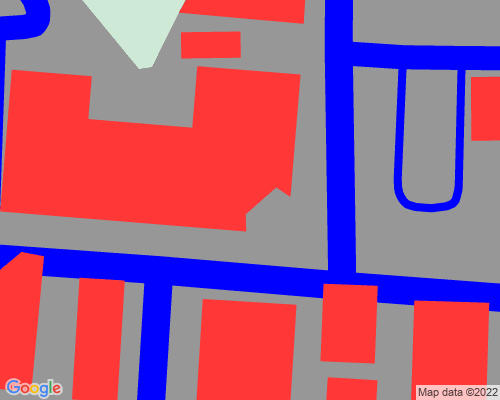
#> input picture sample3.png, 500 x 400 px, found by its file name
$ jupyter execute --allow-errors RayMasking_Atharva.ipynb
#> lines starting #> are read from the running program, lines starting #| are printed output that depends on the picture; after the words box and inside, x2 and y2 are one past the last pixel; in counts of white or black regions, pixels touching at a corner belong together
[cell 1]
import cv2
import math
from win32api import GetSystemMetrics
import time
import numpy as np
import os

#NEVER USE NP.ADD always use CV2.BITWISE_OR

[cell 2]
imagePath = 'Images'
# Image path
imageName = "sample3.PNG"
imagePath = os.path.join(imagePath,imageName)
#road detection works better with images where the scale is smaller per unit pixel
#(screen distance = lesser real world distance)
#It also works better with a different style of image

theta = (66.75*math.pi)/180    #diagonal angle FOV of camera (GIVEN!!)
phi = 2*math.atan(0.8*math.tan(theta/2))  #angle of view larger side of camera resolution (4 in 4:3)
omega = 2*math.atan(0.6*math.tan(theta/2))     #angle of view larger side of camera resolution (3 in 4:3)
alpha = (75*math.pi)/180   #set later on in the code based on the height of the camera [angle of camera from negative z axis]

# read image
img = cv2.imread(imagePath)
#> img is the input picture: shape (400, 500, 3); mean B, G, R 133.2, 94.1, 167.6

mountingPoints = []
scalePoints = []
quadPoints = [[-1,-1],[-1,-1],[-1,-1]]

Steps to do test/implement ray masking
1. Plot out viewing quadrilateral
2. Plot out mounting point
3. Mask out for building contours
4. Find corners of building contours

Taking the nearest corner, find the slope of the line joining the mounting point and this nearest corner. Find the intersection point of this line and the farthest edge of the quadrilateral (What if farthest edge is out of bounds ??)

[cell 3]
class Point:
    def __init__(self, x, y):
        self.x = x
        self.y = y

[cell 4]
# [14 lines left out: function selectFarthestPoint, not called in this run]

[cell 5]
def getBorderContour_text(img):
#function runs only once
#using new bgr values for the new image in low red.

    img_c = img.copy()
    # Upper and lower color limit customized for snazzy maps
    low_red = (55, 55, 255)
    high_yellow = (242,251,256)

    low_gray = (241,241,241)
    high_gray = (244,243,241)

    # create masks
    red_mask = cv2.inRange(img, low_red, low_red )

    # combine masks
    kernel = np.ones((3,3), dtype=np.uint8)
    combined_mask = cv2.morphologyEx(red_mask, cv2.MORPH_DILATE,kernel)

    blank = np.zeros(img.shape, dtype='uint8')

    masked = cv2.bitwise_and(img,img,mask=combined_mask)

    # findcontours
    cnts=cv2.findContours(combined_mask, cv2.RETR_EXTERNAL, cv2.CHAIN_APPROX_SIMPLE)
    cnts = cnts[0] if len(cnts) == 2 else cnts[1]
    for c in cnts:
        # cv2.drawContours(img, [c], -1, (255,0,255), thickness=1)
        area = cv2.contourArea(c)
        if(area>200):
            for eps in np.linspace(0.001, 0.01, 10):
                # approximate the contour
                peri = cv2.arcLength(c, True)
                approx = cv2.approxPolyDP(c, eps * peri, True)

            # draw the approximated contour on the image
            cv2.drawContours(blank, [approx], -1, (255,255,255), thickness=1)
            # cv2.drawContours(blank, [c], -1, 255, thickness=1)


    # cv2.imshow("image",img)
    # cv2.waitKey(0)

    return blank, masked

[cell 6]
# [8 lines left out: function click_MountingnScale_points, not called in this run]

[cell 7]
def getCorners(buildingBorderMask, quadPts, blocksize=3):

    # ~~~~~~~~~~~~~ #
    # for obtaining corners for ray masking
    # ~~~~~~~~~~~~~ #

    # Mask may have 3 layers
    operatedImage = cv2.cvtColor(buildingBorderMask, cv2.COLOR_BGR2GRAY)

    # uncomment if you feel image is noisy (not needed)
    # operatedImage = cv2.fastNlMeansDenoisingColored(operatedImage,None,10,10,7,21)

    # modify the data type -- setting to 32-bit floating point
    operatedImage = np.float32(operatedImage)

    # apply the cv2.cornerHarris method to detect the corners with appropriate values as input parameters
    # increase the second parameter ~ blocksize to get more of the corner shape out
    dest = cv2.cornerHarris(operatedImage, blocksize, 5, 0.07)

    # Results are marked through the dilated corners
    dest = cv2.dilate(dest, None)

    # a mask of all corners of the building contours
    cornerMask = np.zeros(buildingBorderMask.shape, dtype='uint8')
    cornerMask[dest > 0.01 * dest.max()]=[255, 255, 255]

    # Make a gray scale mask of quadilateral area
    quadMask = np.zeros(buildingBorderMask.shape[:2], dtype='uint8')
    polyPts = np.array( quadPts ,dtype=np.int32)
    polyPts = polyPts.reshape((-1, 1, 2))
    quadMask = cv2.fillPoly(quadMask, pts=[polyPts],color=255)

    # a mask of all corners in quadilateral only
    cornerMask = cv2.bitwise_and(cornerMask,cornerMask,mask=quadMask)

    return cornerMask

[cell 8]
def findClusterCenters(img, excludedCornerPoints = []):

    corner_centers = []

    onePixCornerMask = np.zeros(img.shape[:2], dtype='uint8')
    # blank_copy = blank.copy()

    white_mask = np.zeros(img.shape, dtype = 'uint8')

    if(len(img.shape)==3):
        white_mask = cv2.inRange(img, (255,255,255), (255,255,255))
    else:
        white_mask = cv2.inRange(img, 255, 255)


    # combine masks
    kernel = np.ones((3,3), dtype=np.uint8)
    combined_mask = cv2.morphologyEx(white_mask, cv2.MORPH_DILATE,kernel)


    cnts=cv2.findContours(combined_mask, cv2.RETR_EXTERNAL, cv2.CHAIN_APPROX_SIMPLE)
    cnts = cnts[0] if len(cnts) == 2 else cnts[1]
    for i in cnts:
        M = cv2.moments(i)
        if M['m00'] != 0:
            cx = int(M['m10']/M['m00'])
            cy = int(M['m01']/M['m00'])
        # print(f"center - {cx},{cy}")
        if([cx,cy] not in excludedCornerPoints):
            onePixCornerMask[cy,cx] = 255
            # cv2.circle(onePixCornerMask, (cx, cy), 1, (255, 255, 255), -1)
            corner_centers.append([cx,cy])


    return corner_centers, onePixCornerMask

[cell 9]
# [32 lines left out: function getCorners_w_exclude, not called in this run]

[cell 10]
# [4 lines left out: function rangeCheck, not called in this run]

[cell 11]
# [24 lines left out: function cornerCheck, not called in this run]

[cell 12]
# [31 lines left out: function cornerInclude, not called in this run]

[cell 13]
# [31 lines left out: function pointGen, not called in this run]

[cell 14]
# [23 lines left out: function drawLine, not called in this run]

[cell 15]
# [5 lines left out: function outOfBoundsCheck, not called in this run]

##### Step 1: Detect all corners in the image and mask out the view quadrilateral.. to get point only in the interior of the quad\n
##### Step 2: Mask out the view quadrilateral in the original img and then run corner detection.. to get all points interior and on edge
##### Step 3: Loop through every line of every contour inside quad
##### Step 4: For each line AND it with the interior corner points
##### Step 5: Isolate the points and their coordinates that intersect with the contour line
##### Step 6: Get the slope from the mounting point to those interior corners
##### Step 7: Drop a line from the interior corners to edge of image on a quad mask so you dont have to find intersection point with further edge
##### Step 8: Fill the quadrilateral made by the line contour, the lines from interior corners or the view quad side wall and the view quad further wall
##### Step 9: OR all the quadrilateral generated inside the loop on the view quad mask

[cell 16]
## COLLECT MOUNTING POINTS

# read and display image
img = cv2.imread(imagePath)
cv2.imshow("img",img)

# right click = view quadilateral (4+)
# left click = mounting point (1)
cv2.setMouseCallback('img', click_MountingnScale_points)
# [5 lines of commented-out code are left out]


cv2.waitKey(0)
cv2.destroyAllWindows()

[cell 17]
scaleConst = 20 # for the below pixel distance, this represent
scalePoints = [(302, 373), (464, 373)]
# Get mounting points from building borders
# mountingPoints = get_MP_FromBuildings_ButAlsoText(img)

# Pixel distance of scale in image
# actual distance(m) = (scale constant)*(obtained magnitude)/scale
scale = abs(math.sqrt(pow(scalePoints[0][0] - scalePoints[1][0],2) + pow(scalePoints[0][1] - scalePoints[1][1],2)))

# heights = [x*0.1 for x in range(30,60)] #average height of light poles is 9 to 14 feet ~ 4.2m max
heights = [h*0.1 for h in range(30, 60)]    #3m to 6m
# Converting height in meter array to height in pixel array
heightPix = [h*scale/scaleConst for h in heights]

[cell 18]
# angle of camera from negative of vertical axisS
img = cv2.imread(imagePath)
alpha = 50
ALPHA = alpha*math.pi/180

for mountingPoint in mountingPoints:
    for beta in range (0,30, 10):

        # print(beta)
        # beta edge cases
        if(beta==180 or beta==0 or beta==360):
            continue

        # loop vars
        BETA = beta*math.pi/180
        cameraRoadCoverage = np.zeros(img.shape[:2],dtype = 'uint8')

        # distances of closer and further edges from mounting point
        closer_dist = heightPix[20]*math.tan(ALPHA - (phi/2))
        further_dist = heightPix[20]*math.tan(ALPHA + (phi/2))

        # slope of horizontal plane camera angle
        slope_beta = math.tan(BETA)

        # midpoints of closer and further edges
        if beta > 180:
            closer_midPoint = pointGen(Point(mountingPoint[0],mountingPoint[1]), slope_beta, closer_dist)[1]
            further_midPoint = pointGen(Point(mountingPoint[0],mountingPoint[1]), slope_beta, further_dist)[1]
        else:
            closer_midPoint = pointGen(Point(mountingPoint[0],mountingPoint[1]), slope_beta, closer_dist)[0]
            further_midPoint = pointGen(Point(mountingPoint[0],mountingPoint[1]), slope_beta, further_dist)[0]

        # half of the closer edge length = (heightPix[20]*tan(w/2))/cos(alpha-(phi/2))
        # closer_edge = (heightPix[20]*math.tan(omega/2))/math.cos(ALPHA-(phi/2))
        # half of the further edge length = (heightPix[20]*tan(w/2))/cos(alpha+(phi/2))
        further_edge =(heightPix[20]*math.tan(omega/2))/math.cos(ALPHA+(phi/2))

        # Obtaining on ground quadilateral points
        # quadPoints[0] = pointGen(Point(closer_midPoint[0],closer_midPoint[1]), -1/slope_beta, closer_edge)[0]
        # quadPoints[1] = pointGen(Point(closer_midPoint[0],closer_midPoint[1]), -1/slope_beta, closer_edge)[1]

        quadPoints[0] = mountingPoint
        quadPoints[1] = pointGen(Point(further_midPoint[0],further_midPoint[1]), -1/slope_beta, further_edge)[1]
        quadPoints[2] = pointGen(Point(further_midPoint[0],further_midPoint[1]), -1/slope_beta, further_edge)[0]

# plotting the points
pt = np.array(quadPoints, np.int32)
pt = pt.reshape((-1,1,2))
cameraRoadCoverage = cv2.cvtColor(img, cv2.COLOR_BGR2GRAY)
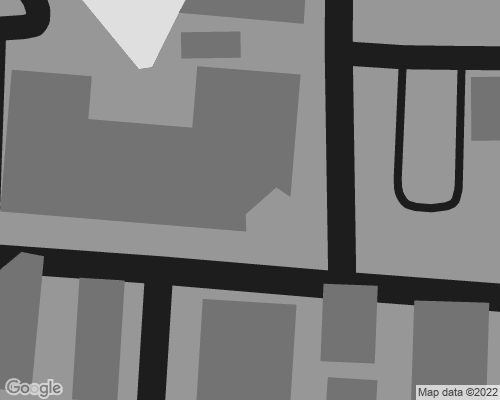
#> cameraRoadCoverage: shape (400, 500); min 29, max 224, mean 120.6
cv2.polylines(cameraRoadCoverage, [pt],True, 255, 1)

cutQuadMask = np.zeros(img.shape[:2], dtype='uint8')
cutQuadBorder = np.zeros(img.shape[:2], dtype='uint8')
cv2.fillPoly(cutQuadMask, [pt], 255)
#> cutQuadMask: shape (400, 500); every value is 0

# findcontours
cnts=cv2.findContours(cutQuadMask, cv2.RETR_EXTERNAL, cv2.CHAIN_APPROX_SIMPLE)
cnts = cnts[0] if len(cnts) == 2 else cnts[1]
for c in cnts:
    # cv2.drawContours(img, [c], -1, (255,0,255), thickness=1)
    # area = cv2.contourArea(c)
    for eps in np.linspace(0.001, 0.01, 10):
        # approximate the contour
        peri = cv2.arcLength(c, True)
        approx = cv2.approxPolyDP(c, eps * peri, True)

    # draw the approximated contour on the image
    cv2.drawContours(cutQuadBorder, [c], -1, (255,255,255), thickness=2)

print(pt)
#| [[[-1 -1]]
#|  [[-1 -1]]
#|  [[-1 -1]]]

cv2.imshow("area covered", cutQuadBorder)
cv2.waitKey(0)
cv2.destroyAllWindows()

[cell 19]
h, w = img.shape[:2]
imgBrdrPts = np.array([(0,0), (w, 0), (w,h), (0,h)], np.int32)
imgOutlineMask = np.zeros(img.shape[:2], dtype="uint8")
imgBrdrPts = imgBrdrPts.reshape((-1,1,2))
cv2.polylines(imgOutlineMask, [imgBrdrPts],True, 255, 5)
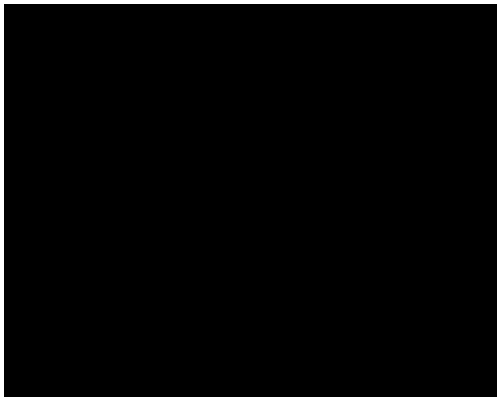
#> imgOutlineMask: shape (400, 500); 3.1% white; 1 white region, box (x1, y1, x2, y2) and area: (0, 0, 500, 400) 6251
imgOutlineMask_not = cv2.bitwise_not(imgOutlineMask)

[cell 20]
quadMask = cutQuadMask
bldg_brdrs, _ = getBorderContour_text(img)
#> in getBorderContour_text, `red_mask = cv2.inRange(img, low_red, low_red )`:
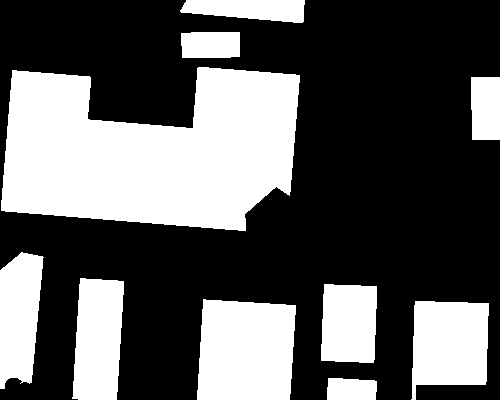
#> red_mask: shape (400, 500); 36.3% white; 10 white regions, largest, box (x1, y1, x2, y2) and area: (1, 67, 300, 231) 36569, (197, 299, 296, 400) 9124, (411, 301, 489, 400) 6240
#> in getBorderContour_text, `combined_mask = cv2.morphologyEx(red_mask, cv2.MORPH_DILATE,kernel)`:
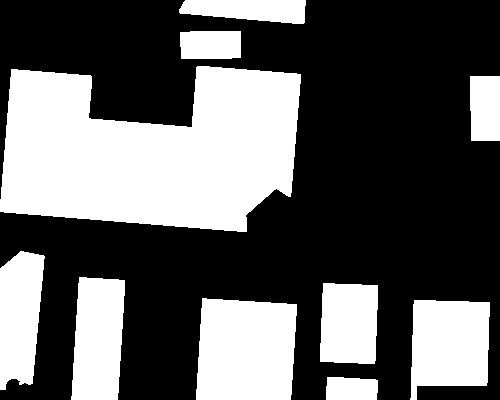
#> combined_mask: shape (400, 500); 37.9% white; 10 white regions
#> in getBorderContour_text, `masked = cv2.bitwise_and(img,img,mask=combined_mask)`:
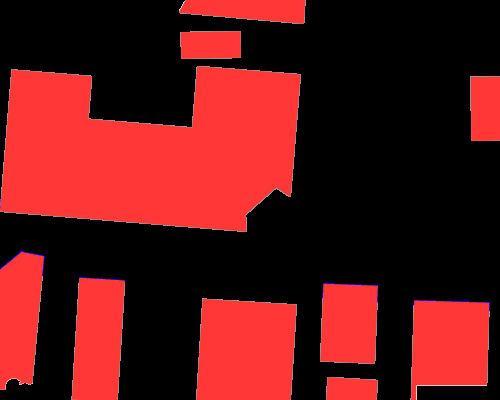
#> masked: shape (400, 500, 3); mean B, G, R 22, 21.7, 95.4
#> in getBorderContour_text, `cnts=cv2.findContours(combined_mask, cv2.RETR_EXTERNAL, cv2.CHAIN_APPR..`: cnts = 10 contours; largest, box (x1, y1, x2, y2) and area: (0, 66, 301, 232) 37160, (196, 298, 297, 400) 9240, (410, 300, 490, 400) 6417, (71, 277, 125, 400) 5525, (0, 251, 45, 390) 4771
#> the loop in getBorderContour_text, `for c in cnts:` made 10 passes
#> area on passes 1 to 8: 1054.5, 6417, 9240, 4264, 5525, 4771, 1826.5, 37159.5
#> after the loop in getBorderContour_text, `for c in cnts:`:
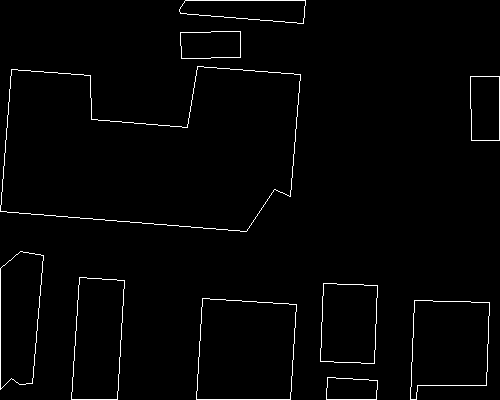
#> blank: shape (400, 500, 3); 1.7% white in thin lines or dots

bldg_brdrs = cv2.bitwise_and(bldg_brdrs, bldg_brdrs, mask = imgOutlineMask_not)
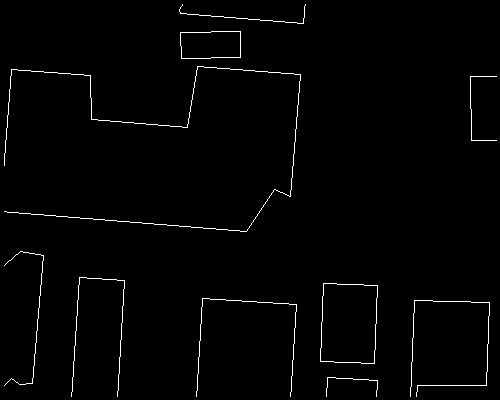
#> bldg_brdrs: shape (400, 500, 3); 1.4% white in thin lines or dots

# get building borders inside viewing quadrilateral
selected_bldg_brdrs = cv2.bitwise_and(bldg_brdrs,bldg_brdrs, mask = quadMask)
#> selected_bldg_brdrs: shape (400, 500, 3); every value is 0
selected_bldg_brdrs_gray = cv2.cvtColor(selected_bldg_brdrs, cv2.COLOR_BGR2GRAY) # Gray

#
selected_edge_list = cv2.findContours(selected_bldg_brdrs_gray, cv2.RETR_EXTERNAL, cv2.CHAIN_APPROX_SIMPLE)
#> selected_edge_list = 0 contours
selected_edge_list = selected_edge_list[0] if len(selected_edge_list) == 2 else selected_edge_list[1]
#> selected_edge_list = []

# all_selected_corner = cv2.bitwise_and(bldg_brdrs, quadMask)
# all_selected_corner = getCorners(all_selected_corner)

# building corners inside viewing quadrilateral
original_corners = getCorners(bldg_brdrs, quadPoints)
#> in getCorners, `dest = cv2.cornerHarris(operatedImage, blocksize, 5, 0.07)`:
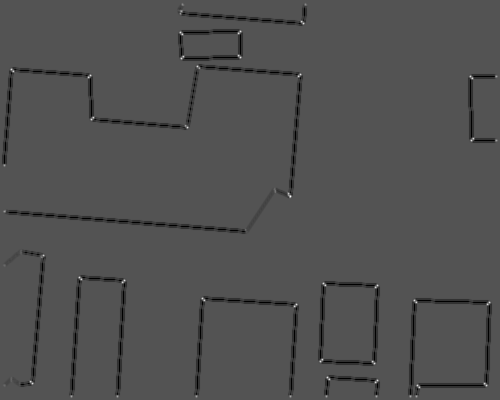
#> dest: shape (400, 500) float32; min -2.1e+09, max 4.35e+09, mean -57693360; drawn with min black and max white
#> in getCorners, `dest = cv2.dilate(dest, None)`:
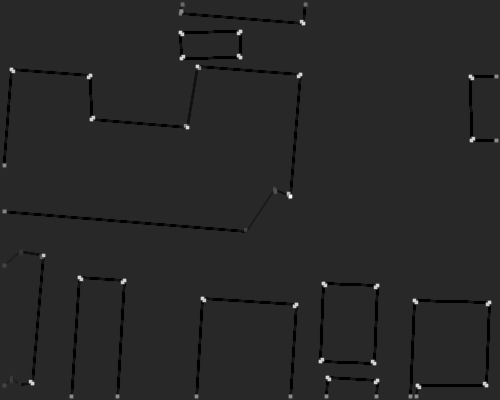
#> dest: shape (400, 500) float32; min -822159872, max 4.35e+09, mean -10461831; drawn with min black and max white
original_corners_g = cv2.cvtColor(original_corners, cv2.COLOR_BGR2GRAY)

[cell 21]
# Step 1: Detect all corners in the image and mask out the view quadrilateral.. to get point only in the interior of the quad

_, cornerPix = findClusterCenters(original_corners) #cornerPix is all corner on the inside of the view quadrilateral
#> in findClusterCenters, `cnts=cv2.findContours(combined_mask, cv2.RETR_EXTERNAL, cv2.CHAIN_APPR..`: cnts = 0 contours
#> in findClusterCenters, `cnts = cnts[0] if len(cnts) == 2 else cnts[1]`: cnts = []

# Points displayed on img
# imgCornerPix = np.add(img, original_corners)

cv2.imshow("bldg_brdrs",selected_bldg_brdrs)
cv2.waitKey(0)
cv2.destroyAllWindows()

[cell 22]
# [19 lines of commented-out code are left out]

[cell 23]
# Step 3: Loop through every line of every contour inside quad
# for selected_edge_contour in selected_edge_list:

# selected_edge_contour = selected_edge_list[2]
# print(mountingPoint)
totalMask = np.zeros(img.shape[:2], dtype = 'uint8')
cutQuadBorderOnImgOutline = cv2.bitwise_and(imgOutlineMask, cutQuadBorder)
cv2.imshow("Mask", cutQuadBorderOnImgOutline)
cv2.waitKey(0)
cv2.destroyAllWindows()
for selected_edge_contour in selected_edge_list:
    #mask related to a single contour, to which individual line blocking masks will be OR'ed to
    contourMask = np.zeros(img.shape[:2], dtype = 'uint8')

    oneContourPic = np.zeros(img.shape, dtype='uint8')
    cv2.drawContours(oneContourPic, [selected_edge_contour], -1, (255,255,255), thickness=1) #draws only selected contour for the loop
    oneContourPic = cv2.cvtColor(oneContourPic, cv2.COLOR_BGR2GRAY)   #convert drawn picture into grayscale

    # cv2.imshow("one contour", oneContourPic)
    # cv2.waitKey(0)
    # cv2.destroyAllWindows()

    oneContourPic = cv2.Canny(oneContourPic,50,150,apertureSize=3)
    cv2.imshow("one Contour", oneContourPic)
    cv2.waitKey(0)
    cv2.destroyAllWindows()

    # Apply HoughLinesP method to
    # to directly obtain line end points
    lines = cv2.HoughLinesP(
                oneContourPic, # Input edge image
                1, # Distance resolution in pixels
                np.pi/180, # Angle resolution in radians
                threshold=10, # Min number of votes for valid line. Use lesser number of votes for smaller lines
                minLineLength=5, # Min allowed length of line
                maxLineGap=10 # Max allowed gap between line for joining them
                )

    #same line is appearing in the pic twice, perhaps increase threshold (number of votes/points)
    if(lines is None):
        continue
    for points in lines:

        demo = cv2.cvtColor(img, cv2.COLOR_BGR2GRAY)

        # Extracted points nested in the list
        x1,y1,x2,y2=points[0]

        # Step 4: For each line AND it with the interior corner points ??

        interiorPointCoords_1 = (x1, y1)
        interiorPointCoords_2 = (x2, y2)

        # Step 5: Isolate the points and their coordinates that intersect with the contour line
        # Step 6: Get the slope from the mounting point to those interior corners
        # Step 7: Drop a line from the interior corners to edge of image on a quad mask so you dont have to find intersection point with further edge

        joiningLine_1 = drawLine((mountingPoint[1] - interiorPointCoords_1[1])/(mountingPoint[0] - interiorPointCoords_1[0]), interiorPointCoords_1, img)
        joiningLine_2 = drawLine((mountingPoint[1] - interiorPointCoords_2[1])/(mountingPoint[0] - interiorPointCoords_2[0]), interiorPointCoords_2, img)

        # Point_1_or = cv2.bitwise_or(cutQuadBorder, joiningLine_1)


        Point_1 = cv2.bitwise_and(cutQuadBorder, joiningLine_1)
        # print(PointCoords_1)
        PointCoords_1, _ = findClusterCenters(Point_1)  #more than one cluster might form or no cluster might wrong
        y_vals, x_vals = np.nonzero(Point_1)
        if(len(x_vals)>20):
            coordsList = [[x_vals[i], y_vals[i]] for i in range(len(x_vals))]
            # print(coordsList)
            PointCoords_1 = selectFarthestPoint(mountingPoint, coordsList)
        elif(len(PointCoords_1)==0):  #weird case that you can't do anything about. Realistically this shouldn't exist, but it does
            continue
        elif(len(PointCoords_1)==1):
            PointCoords_1 = PointCoords_1[0]
        elif(len(PointCoords_1)==2):
            PointCoords_1 = selectFarthestPoint(mountingPoint, PointCoords_1)
        elif(len(PointCoords_1)>2):
            # print(PointCoords_1)
            y,x = np.nonzero(Point_1)
            y = list(y)
            x = list(x)
            pts = [(x[a], y[a]) for a in range(len(x))]
            PointCoords_1 = selectFarthestPoint(mountingPoint, pts)


        Point_2 = cv2.bitwise_and(cutQuadBorder, joiningLine_2)
        PointCoords_2, _ = findClusterCenters(Point_2)  #more than one cluster might form or no cluster might wrong

        y_vals, x_vals = np.nonzero(Point_2)
        if(len(x_vals)>20):
            coordsList = [[x_vals[i], y_vals[i]] for i in range(len(x_vals))]
            PointCoords_2 = selectFarthestPoint(mountingPoint, coordsList)
        elif(len(PointCoords_2)==0):  #weird case that you can't do anything about. Realistically this shouldn't exist, but it does
            continue
        elif(len(PointCoords_2)==1):
            print("A")
            PointCoords_2 = PointCoords_2[0]
        elif(len(PointCoords_2)==2):
            PointCoords_2 = selectFarthestPoint(mountingPoint, PointCoords_2)
        elif(len(PointCoords_2)>2):
            y,x = np.nonzero(Point_2)
            y = list(y)
            x = list(x)
            pts = [(x[a], y[a]) for a in range(len(x))]
            PointCoords_2 = selectFarthestPoint(mountingPoint, pts)
        # [12 lines of commented-out code are left out]

        lineMask = np.zeros(img.shape[:2], dtype='uint8')
        pointSet = [interiorPointCoords_1, interiorPointCoords_2, PointCoords_2, PointCoords_1]

        # print(poinstSet)
        inclusionCorner = cornerInclude(PointCoords_1, PointCoords_2, mountingPoint, cutQuadBorderOnImgOutline)
        if(inclusionCorner[0]!=-1):
            pointSet.insert(3,inclusionCorner)


        # Step 8: Fill the quadrilateral made by the line contour, the lines from interior corners or the view quad side wall and the view quad further wall
        # There is a concern that the points are listed in not the correct order...
        blockPts = np.array( pointSet, dtype=np.int32) #original
        # blockPts = np.array( [interiorPointCoords_1, interiorPointCoords_2, PointCoords_2[0], PointCoords_1[0]], dtype=np.int32)  #working change by Atharva
        blockPts = blockPts.reshape((-1, 1, 2))
        lineMask = cv2.fillPoly(lineMask, pts=[blockPts],color=255)

        cv2.circle(demo, interiorPointCoords_1, 5, 255, -1)
        cv2.circle(demo, interiorPointCoords_2, 5, 255, -1)
        cv2.circle(demo, PointCoords_2, 5, 255, -1)
        cv2.circle(demo, PointCoords_1, 5, 255, -1)
        demo = cv2.bitwise_or(demo, lineMask)
        # [12 lines of commented-out code are left out]
        contourMask = cv2.bitwise_or(contourMask, lineMask)
    totalMask = cv2.bitwise_or(totalMask, contourMask)
#> this loop made 0 passes


totalMask = cv2.bitwise_not(totalMask)
#> totalMask: shape (400, 500); every value is 255
cv2.imshow("Final Total Mask", totalMask)
cv2.waitKey(0)
cv2.destroyAllWindows()
